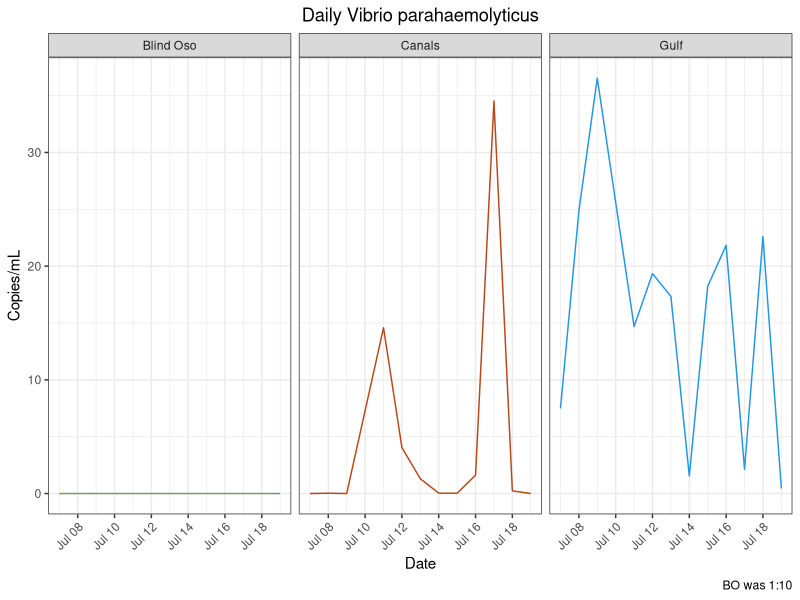
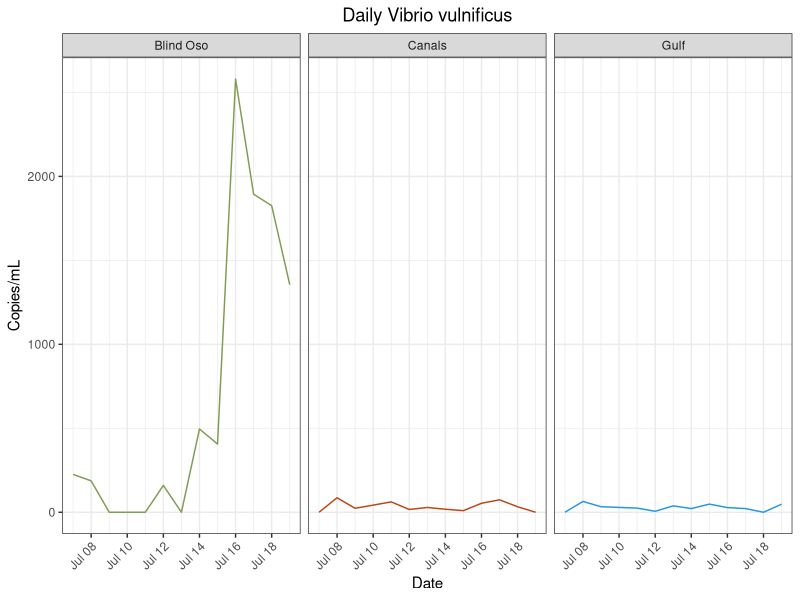
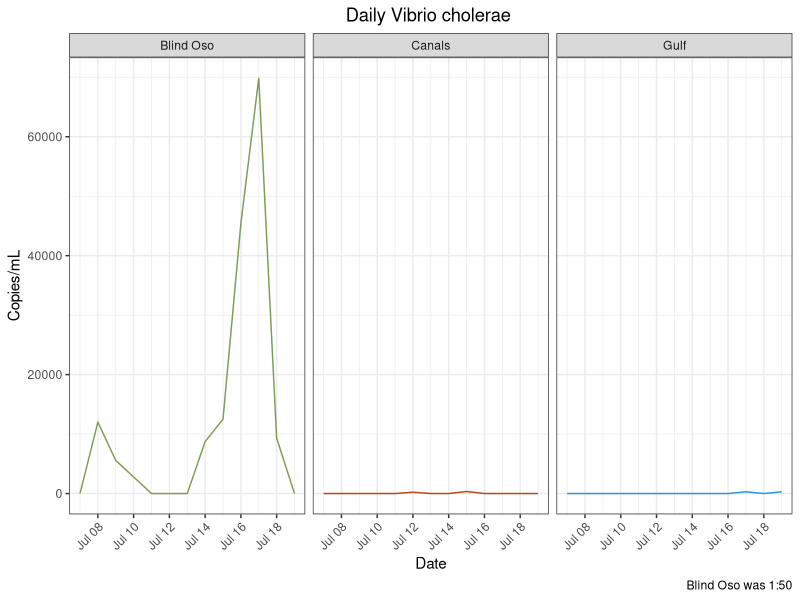
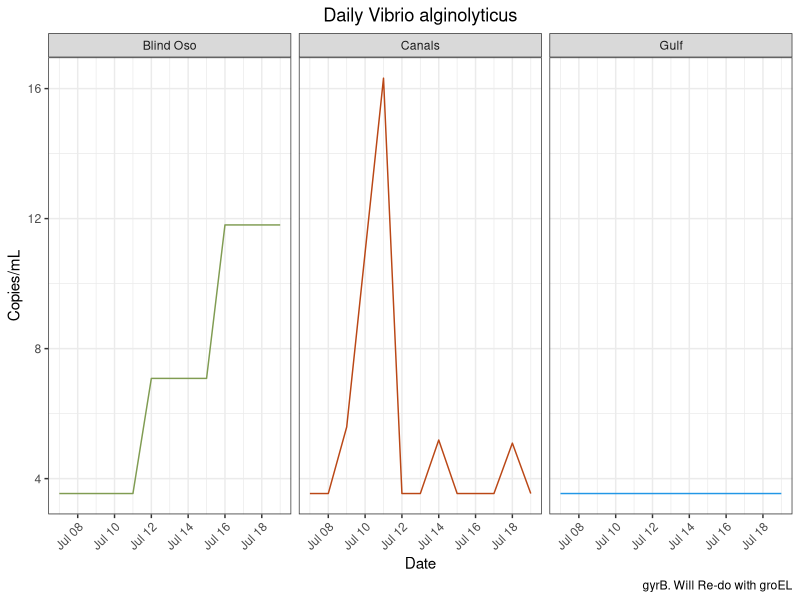
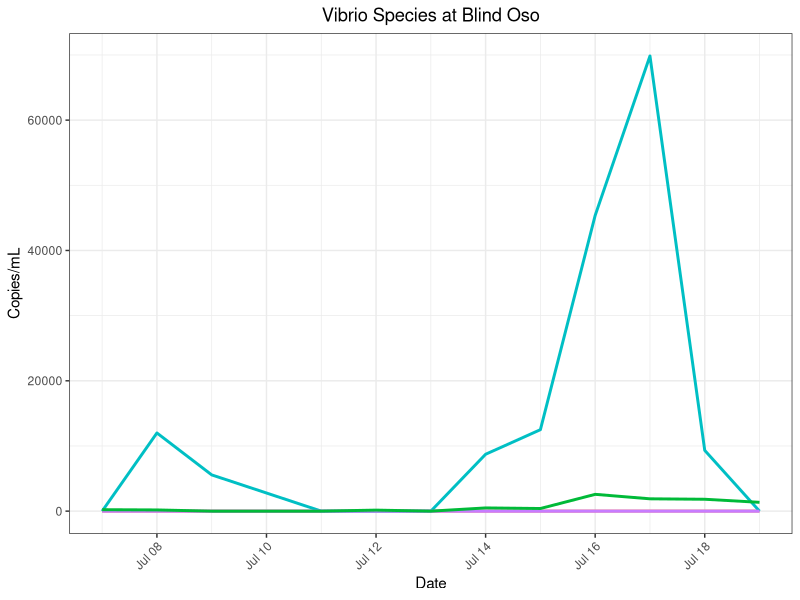
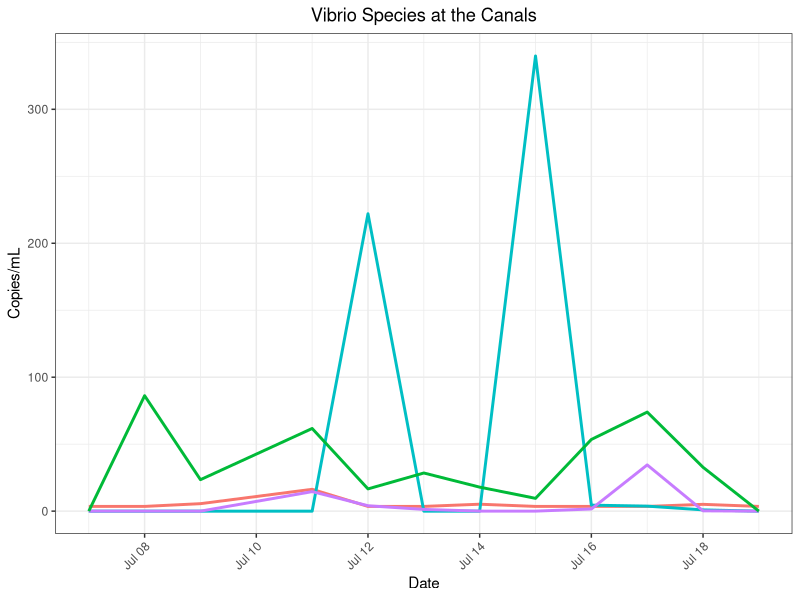
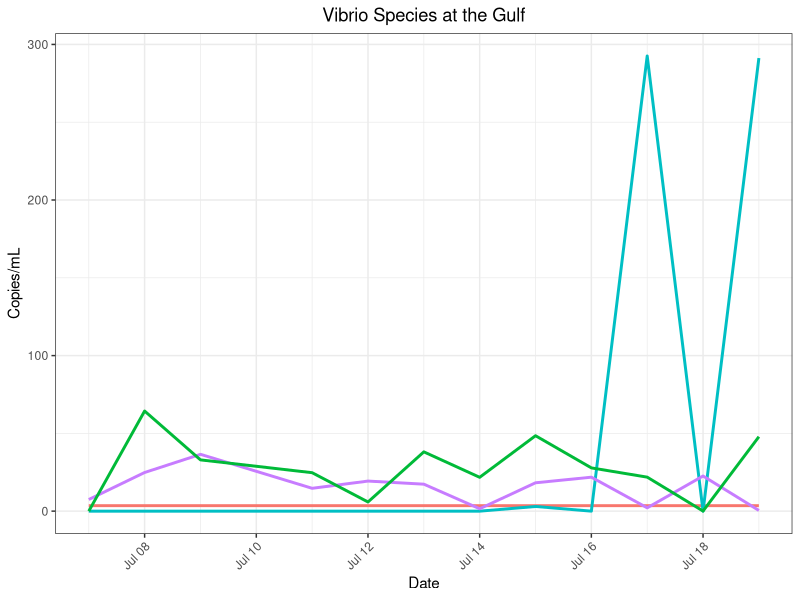
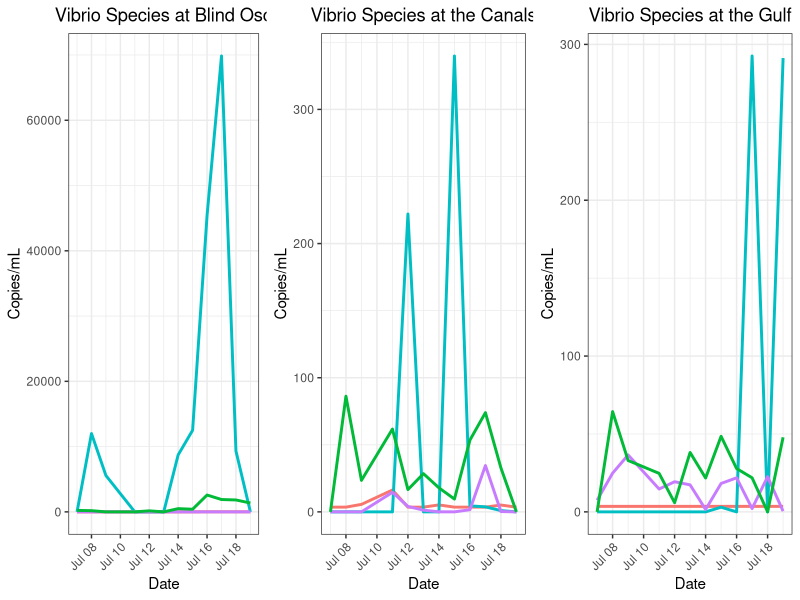

Generate these figures, in order, with R:
## ---- chunk 1
library(here)
library(tidyverse)
library(lubridate)
library(ggpubr) #Stacking Plots
## ---- chunk 2
vp<- read_csv(here("data", "processed_data","qpcr", "vp_clean_copies.csv"))
vp_m<- read_csv(here("data", "processed_data","qpcr","vp_mon_clean_copies.csv")) 

vv<- read_csv(here("data", "processed_data","qpcr","vv_clean_copies_redo.csv")) #Trial two is best. Other trials exist too. 
vv_m<- read_csv(here("data", "processed_data","qpcr","vv_clean_copies_mon.csv"))

vc<- read_csv(here("data", "processed_data","qpcr", "vc_clean_copies_daily.csv")) #Daily
vc_m<- read_csv(here("data", "processed_data", "qpcr","vc_clean_copies_mon.csv"))#Monthly
vc_bo<- read_csv(here("data", "processed_data","qpcr","vc_clean_copies_dail_1_50.csv")) #Ran 1:50. with 5 reps (run with 2 reps + run with 3 reps)
#vc_bo_50<- read_csv(here("data", "processed_data","vc_clean_copies_daily_1_50_2reps.csv"))#Just reps 4 and 5 to compare. This looks fine, but I removed the code so as to clean up this script.

va<- read_csv(here("data", "processed_data","qpcr", "va_clean_copies_daily.csv"))
va_m<-  read_csv(here("data", "processed_data","qpcr", "va_clean_copies_monthly.csv"))
## ---- chunk 3
vv<- vv %>%
  mutate(site = recode(site, "BO" = "Blind Oso")) %>%
  mutate(site = recode(site, "C2" = "Canals")) %>%
  mutate(site = recode(site, "RD" = "Gulf"))

vp<- vp %>%
  mutate(site = recode(site, "BO" = "Blind Oso")) %>%
  mutate(site = recode(site, "C2" = "Canals")) %>%
  mutate(site = recode(site, "RD" = "Gulf"))

vc<- vc %>%
  mutate(site = recode(site, "BO" = "Blind Oso")) %>%
  mutate(site = recode(site, "C2" = "Canals")) %>%
  mutate(site = recode(site, "RD" = "Gulf"))
vc_bo<- vc_bo %>%
  mutate(site = recode(site, "BO" = "Blind Oso")) %>%
  mutate(site = recode(site, "C2" = "Canals")) %>%
  mutate(site = recode(site, "RD" = "Gulf"))
#vc_bo_50<- vc_bo_50 %>%
 # mutate(site = recode(site, "BO" = "Blind Oso")) %>%
 # mutate(site = recode(site, "C2" = "Canals")) %>%
 # mutate(site = recode(site, "RD" = "Gulf"))

va<- va %>%
  mutate(site = recode(site, "BO" = "Blind Oso")) %>%
  mutate(site = recode(site, "C2" = "Canals")) %>%
  mutate(site = recode(site, "RD" = "Gulf"))
## ---- chunk 4
vc<- 
  vc %>%
  filter(!site %in% "Blind Oso")  #Gets rid of old BO 
  
vc_d<- rbind(vc, vc_bo) #Adds new BO to C2 and RD
## ---- chunk 5
#Vp Mon
vp_m<- vp_m %>%
  select(!...1) 
jul_bo = data.frame(date = as.Date("2022-07-07"), copies_mL=0, site = "BO")
jul_c2 = data.frame(date = as.Date("2022-07-07"), copies_mL=0, site = "C2")
jul_rd = data.frame(date = as.Date("2022-07-07"), copies_mL=7.49310194, site = "RD")
vp_m = rbind(jul_bo, jul_c2, jul_rd, vp_m) %>%
  mutate(site = recode(site, "BO" = "Blind Oso")) %>%
  mutate(site = recode(site, "C2" = "Canals")) %>%
  mutate(site = recode(site, "RD" = "Gulf"))
                     

#Vv Mon
vv_m<- vv_m %>%
  select(!...1) 
jul_bo = data.frame(date = as.Date("2022-07-07"), copies_mL=0, site = "BO")
jul_c2 = data.frame(date = as.Date("2022-07-07"), copies_mL=0, site = "C2")
jul_rd = data.frame(date = as.Date("2022-07-07"), copies_mL=7.49310194, site = "RD")
vv_m = rbind(jul_bo, jul_c2, jul_rd, vv_m)%>%
  mutate(site = recode(site, "BO" = "Blind Oso")) %>%
  mutate(site = recode(site, "C2" = "Canals")) %>%
  mutate(site = recode(site, "RD" = "Gulf"))

vc_m<- vc_m %>%
  select(!...1) 
  jul_bo = data.frame(date = as.Date("2022-07-07"), copies_mL=263.208407, site = "BO")
  jul_c2 = data.frame(date = as.Date("2022-07-07"), copies_mL=0, site = "C2")
  jul_rd = data.frame(date = as.Date("2022-07-07"), copies_mL=0, site = "RD")
  vc_m = rbind(jul_bo, jul_c2, jul_rd, vc_m)%>%
    mutate(site = recode(site, "BO" = "Blind Oso")) %>%
    mutate(site = recode(site, "C2" = "Canals")) %>%
    mutate(site = recode(site, "RD" = "Gulf"))
  
 va_m<- va_m %>%
  select(!...1) 
  jul_bo = data.frame(date = as.Date("2022-07-07"), copies_mL=0, site = "BO")
  jul_c2 = data.frame(date = as.Date("2022-07-07"), copies_mL=5.494766, site = "C2")
  jul_rd = data.frame(date = as.Date("2022-07-07"), copies_mL=0, site = "RD")
  va_m = rbind(jul_bo, jul_c2, jul_rd, va_m)%>%
    mutate(site = recode(site, "BO" = "Blind Oso")) %>%
    mutate(site = recode(site, "C2" = "Canals")) %>%
    mutate(site = recode(site, "RD" = "Gulf")) 
## ---- chunk 6
#png(file = here("results", "plots", "species_specific", "vp_daily.png"))
 vp %>%
  ggplot() + geom_line(
    aes(x = date,
        y = copies_mL,
        color = site))+ 
  facet_wrap(~site)  +
  labs(x = "Date",
       y = "Copies/mL",
       title = "Daily Vibrio parahaemolyticus",
       caption = "BO was 1:10")+
  theme_bw()+
  theme(
    plot.title = element_text(hjust = 0.5),
    axis.text.x = element_text(hjust = 1, angle = 45),
    legend.position = "none")+
  scale_color_manual(values = c("Blind Oso" = "#809C52",
                                "Canals" = "#ba4716",
                                "Gulf" = "4c848c"))
# dev.off()

 ggsave(here("results", "plots", "vp_daily.png"))
## ---- chunk 7
#png(file = here("results", "plots", "species_specific", "vv_daily.png"))

vv %>%
  #filter(!site %in% "Blind Oso") %>%
  ggplot() + geom_line(
    aes(x = date,
        y = copies_mL,
        color = site))+ 
  facet_wrap(~site)  +
  labs(x = "Date",
       y = "Copies/mL",
       title = "Daily Vibrio vulnificus")+
  theme_bw()+
  theme(
    plot.title = element_text(hjust = 0.5),
    axis.text.x = element_text(hjust = 1, angle = 45),
    legend.position = "none")+ 
  scale_color_manual(values = c("Blind Oso" = "#809C52",
                                "Canals" = "#ba4716",
                                "Gulf" = "4c848c"))
#dev.off()

 ggsave(here("results", "plots", "vv_daily.png"))
## ---- chunk 8
vc_d %>%
#filter(!site %in% "Blind Oso") %>%
  ggplot() + geom_line(
    aes(x = date,
        y = copies_mL,
        color = site))+ 
  facet_wrap(~site)  +
  labs(x = "Date",
       y = "Copies/mL",
       title = "Daily Vibrio cholerae ",
       caption = "Blind Oso was 1:50")+
  theme_bw()+
  theme(
    plot.title = element_text(hjust = 0.5),
    axis.text.x = element_text(hjust = 1, angle = 45),
    legend.position = "none")+ 
  scale_color_manual(values = c("Blind Oso" = "#809C52", #5 replicates
                                "Canals" = "#ba4716",#3
                                "Gulf" = "4c848c"))#3

 ggsave(here("results", "plots", "vc_daily.png"))
## ---- chunk 9
#png(file = here("results", "plots", "species_specific", "va_daily.png"))

va %>%
 #filter(!site %in% "Blind Oso") %>%
  ggplot() + geom_line(
    aes(x = date,
        y = copies_mL,
        color = site))+ 
  facet_wrap(~site)  +
  labs(x = "Date",
       y = "Copies/mL",
       title = "Daily Vibrio alginolyticus",
       caption = "gyrB. Will Re-do with groEL")+
  theme_bw()+
  theme(
    plot.title = element_text(hjust = 0.5),
    axis.text.x = element_text(hjust = 1, angle = 45),
    legend.position = "none")+ 
  scale_color_manual(values = c("Blind Oso" = "#809C52",
                                "Canals" = "#ba4716",
                                "Gulf" = "4c848c"))
#dev.off()

 ggsave(here("results", "plots", "va_daily.png"))
## ---- chunk 10
#Make new columns with species 
type = "vc"
vc1<- cbind(vc_d, type)

type = "vv"
vv1<- cbind(vv, type)

type = "vp"
vp1<- cbind(vp, type)

type = "va"
va1<- cbind(va,type)

#Combine datasets
master<- rbind(vc1,vp1,vv1, va1) %>%
  mutate(type = recode(type, "va" = "V. alginolyticus",
                       "vc" = "V. cholerae",
                       "vp" = "V. parahaemolyticus",
                       "vv" = "V. vulnificus"))
# Save this
saveRDS(master, file = here("data", "processed_data", "qpcr","species_copies.rds"))
## ---- chunk 11
#Make new columns with species 
type = "vc"
vc2<- cbind(vc_m, type)

type = "vv"
vv2<- cbind(vv_m, type)

type = "vp"
vp2<- cbind(vp_m, type)

type = "va"
va2<- cbind(va_m,type)

#Combine datasets
master_monthly<- rbind(vc2,vp2,vv2, va2) %>%
  mutate(type = recode(type, "va" = "V. alginolyticus",
                       "vc" = "V. cholerae",
                       "vp" = "V. parahaemolyticus",
                       "vv" = "V. vulnificus")) %>%
  #Fix date mislabeling
  mutate(date = as.character(date))
  master_monthly$date <- recode_factor(master_monthly$date, '2022-06-13' = "2022-06-14") 
master_monthly<- 
    master_monthly %>%
    mutate(date = as.Date(date))


# Save this
saveRDS(master_monthly, file = here("data", "processed_data", "qpcr","species_copies_monthly.rds"))
## ---- chunk 12
bo_spp<- master %>%
  filter(site %in% "Blind Oso") %>%
  #filter(!type %in% "V. cholerae") %>%
  ggplot() + geom_line(
    aes(
      x = date,
      y = copies_mL,
      color = type),
    size = 1)+ 
  theme_bw()+
     labs(title = "Vibrio Species at Blind Oso",
       x = "Date",
       y = "Copies/mL",
       color = "Vibrio spp.") +
  theme(axis.text.x = element_text(hjust = 1, angle = 45),
        plot.title = element_text(hjust = 0.5),
        legend.position = "none") + 
scale_color_manual(values = c("V. alginolyticus" = "#F8766D",
                              "V. cholerae" = "#00BFC4",
                              "V. parahaemolyticus" = "#C77CFF",
                              "V. vulnificus" = "#00BA38"))

bo_spp

#dev.off()
 ggsave(here("results", "plots", "bo_all_daily.png"))
## ---- chunk 13
c2_spp<-
  master %>%
  filter(site %in% "Canals") %>%
  #filter(!type %in% "V. cholerae") %>%
  ggplot() + geom_line(
    aes(
      x = date,
      y = copies_mL,
      color = type),
    size = 1)+ 
  theme_bw()+
     labs(title = "Vibrio Species at the Canals",
       x = "Date",
       y = "Copies/mL",
       color = "Vibrio spp.") +
  theme(axis.text.x = element_text(hjust = 1, angle = 45),
        plot.title = element_text(hjust = 0.5),
        legend.position = "none") + 
scale_color_manual(values = c("V. alginolyticus" = "#F8766D",
                              "V. cholerae" = "#00BFC4",
                              "V. parahaemolyticus" = "#C77CFF",
                              "V. vulnificus" = "#00BA38"))

c2_spp

 ggsave(here("results", "plots", "c2_all_daily.png"))
## ---- chunk 14
rd_spp<-
 master %>%
  filter(site %in% "Gulf") %>%
  #filter(!type %in% "V. cholerae") %>%
  ggplot() + geom_line(
    aes(
      x = date,
      y = copies_mL,
      color = type),
    size = 1)+ 
  theme_bw()+
     labs(title = "Vibrio Species at the Gulf",
       x = "Date",
       y = "Copies/mL",
       color = "Vibrio spp.") +
  theme(axis.text.x = element_text(hjust = 1, angle = 45),
        plot.title = element_text(hjust = 0.5),
        legend.position = "none") + 
scale_color_manual(values = c("V. alginolyticus" = "#F8766D",
                              "V. cholerae" = "#00BFC4",
                              "V. parahaemolyticus" = "#C77CFF",
                              "V. vulnificus" = "#00BA38"))

rd_spp

 ggsave(here("results", "plots", "rd_all_daily.png"))
## ---- chunk 15
all_spp<-
  ggarrange(bo_spp, c2_spp, rd_spp,
            nrow = 1,
            ncol = 3)
all_spp
## ---- chunk 16
#png(file = here("results", "plots", "species_specific", "vp_mon.png"))

vp_m %>%
ggplot() + geom_line(
    aes(x = date,
        y = copies_mL,
        color = site))+ 
  geom_point(
     aes(x = date,
        y = copies_mL,
        color = site))+
  facet_wrap(~site)  +
  labs(x = "Date",
       y = "Copies/mL",
       title = "Monthly Vibrio parahaemolyticus")+
  theme_bw()+
  theme(
    plot.title = element_text(hjust = 0.5),
    axis.text.x = element_text(hjust = 1, angle = 45),
    legend.position = "none")+
  scale_color_manual(values = c("Blind Oso" = "#809C52",
                                "Canals" = "#ba4716",
                                "Gulf" = "4c848c"))+
  scale_x_date(date_breaks = "1 month", date_labels = "%b")

#dev.off()

 ggsave(here("results", "plots", "vp_monthly.png"))
## ---- chunk 17
#png(file = here("results", "plots", "species_specific", "vv_mon.png"))
 vv_m %>%
  filter(!site %in% c("E3", "NT")) %>%
 ggplot() + geom_line(
    aes(x = date,
        y = copies_mL,
        color = site))+ 
  geom_point(
     aes(x = date,
        y = copies_mL,
        color = site))+
  facet_wrap(~site)  +
  labs(x = "Date",
       y = "Copies/mL",
       title = "Monthly Vibrio vulnificus")+
  theme_bw()+
  theme(
    plot.title = element_text(hjust = 0.5),
    axis.text.x = element_text(hjust = 1, angle = 45),
    legend.position = "none")+
  scale_color_manual(values = c("Blind Oso" = "#809C52",
                                "Canals" = "#ba4716",
                                "Gulf" = "4c848c"))+
  scale_x_date(date_breaks = "1 month", date_labels = "%b")
#dev.off()

  ggsave(here("results", "plots", "vv_monthly.png"))
## ---- chunk 18
#png(file = here("results", "plots", "species_specific", "vc_mon.png"))
vc_m %>%
  #filter(!site %in% "Blind Oso") %>%
 ggplot() + geom_line(
    aes(x = date,
        y = copies_mL,
        color = site))+ 
  geom_point(
     aes(x = date,
        y = copies_mL,
        color = site))+
  facet_wrap(~site)  +
  labs(x = "Date",
       y = "Copies/mL",
       title = "Monthly Vibrio cholerae")+
  theme_bw()+
  theme(
    plot.title = element_text(hjust = 0.5),
    axis.text.x = element_text(hjust = 1, angle = 45),
    legend.position = "none")+
  scale_color_manual(values = c("Blind Oso" = "#809C52",
                                "Canals" = "#ba4716",
                                "Gulf" = "4c848c"))+
  scale_x_date(date_breaks = "1 month", date_labels = "%b")
#dev.off()

 ggsave(here("results", "plots", "vc_monthly.png"))
## ---- chunk 19

va_m %>%
  #filter(!site %in% "Blind Oso") %>%
 ggplot() + geom_line(
    aes(x = date,
        y = copies_mL,
        color = site))+ 
  geom_point(
     aes(x = date,
        y = copies_mL,
        color = site))+
  facet_wrap(~site)  +
  labs(x = "Date",
       y = "Copies/mL",
       title = "Monthly Vibrio alginolyticus")+
  theme_bw()+
  theme(
    plot.title = element_text(hjust = 0.5),
    axis.text.x = element_text(hjust = 1, angle = 45),
    legend.position = "none")+
  scale_color_manual(values = c("Blind Oso" = "#809C52",
                                "Canals" = "#ba4716",
                                "Gulf" = "4c848c"))+
  scale_x_date(date_breaks = "1 month", date_labels = "%b")

 ggsave(here("results", "plots", "va_monthly.png"))
